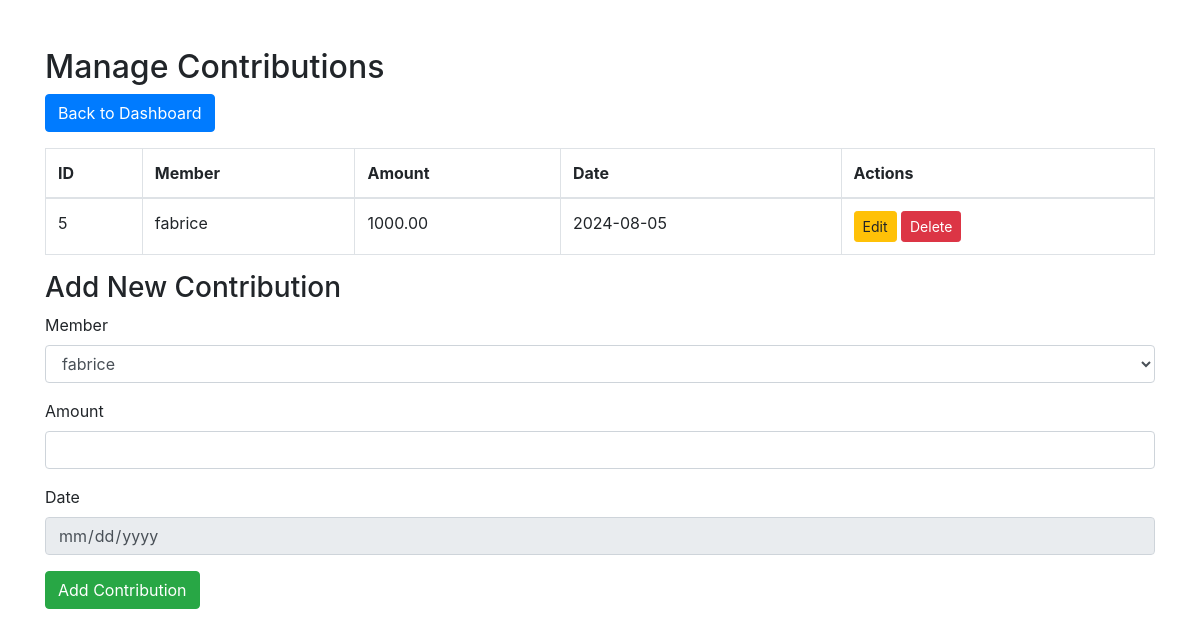
/manage_contributions.php (signed in), run on the app's committed database.
### tables this page shows
CREATE TABLE `contributions` (
  `id` int(11) NOT NULL,
  `member_id` int(11) NOT NULL,
  `amount` decimal(10,2) NOT NULL,
  `contribution_date` date NOT NULL
);

CREATE TABLE `members` (
  `id` int(11) NOT NULL,
  `first_name` varchar(50) NOT NULL,
  `last_name` varchar(50) NOT NULL,
  `phone_number` varchar(255) NOT NULL,
  `type` varchar(255) NOT NULL,
  `address` varchar(255) NOT NULL,
  `join_date` date NOT NULL,
  `username` varchar(255) NOT NULL,
  `password` varchar(255) NOT NULL
);

### manage_contributions.php (the view, shortened to what this page needs)
<?php
require_once 'config.php';
$sql = "SELECT c.id, m.username as member_name, c.amount, c.contribution_date
        FROM contributions c
        JOIN members m ON c.member_id = m.id";
$stmt = $pdo->prepare($sql);
$stmt->execute();
$contributions = $stmt->fetchAll(PDO::FETCH_ASSOC);
$sql = "SELECT id, username FROM members";
$stmt = $pdo->prepare($sql);
$stmt->execute();
$members = $stmt->fetchAll(PDO::FETCH_ASSOC);
?>
<!DOCTYPE html>
<html lang="en">
<head>
    <link href="https://stackpath.bootstrapcdn.com/bootstrap/4.5.2/css/bootstrap.min.css" rel="stylesheet">
</head>
<body>
<div class="container mt-5">
    <h2>Manage Contributions</h2>
    <a href="admindashboard.php" class="btn btn-primary mb-3">Back to Dashboard</a>
    <table class="table table-bordered">
        <thead>
        <tr>
            <th>ID</th>
            <th>Member</th>
            <th>Amount</th>
            <th>Date</th>
            <th>Actions</th>
        </tr>
        </thead>
        <tbody>
        <?php foreach ($contributions as $contribution): ?>
            <tr>
                <td><?php echo htmlspecialchars($contribution['id']); ?></td>
                <td><?php echo htmlspecialchars($contribution['member_name']); ?></td>
                <td><?php echo htmlspecialchars($contribution['amount']); ?></td>
                <td><?php echo htmlspecialchars($contribution['contribution_date']); ?></td>
                <td>
                    <a href="edit_contribution.php?id=<?php echo $contribution['id']; ?>" class="btn btn-warning btn-sm">Edit</a>
                    <a href="delete_contribution.php?id=<?php echo $contribution['id']; ?>" class="btn btn-danger btn-sm" onclick="return confirm('Are you sure you want to delete this contribution?');">Delete</a>
                </td>
            </tr>
        <?php endforeach; ?>
        </tbody>
    </table>
    <h3>Add New Contribution</h3>
    <form action="insert_contribution.php" method="POST">
        <div class="form-group">
            <label for="member_id">Member</label>
            <select id="member_id" name="member_id" class="form-control" required>
                <?php foreach ($members as $member): ?>
                    <option value="<?php echo $member['id']; ?>"><?php echo htmlspecialchars($member['username']); ?></option>
                <?php endforeach; ?>
            </select>
        </div>
        <div class="form-group">
            <label for="amount">Amount</label>
            <input type="number" id="amount" name="amount" class="form-control" required>
        </div>
        <div class="form-group">
    <label for="contribution_date">Date</label>
    <input type="date" id="contribution_date" name="contribution_date" class="form-control" readonly>
</div>
        <button type="submit" class="btn btn-success">Add Contribution</button>
    </form>
</div>
</body>
</html>

### data on the page
contributions: id "5", member.username "fabrice", amount "1000.00", contribution_date "2024-08-05"

### other printed values
form field member_id "fabrice"
